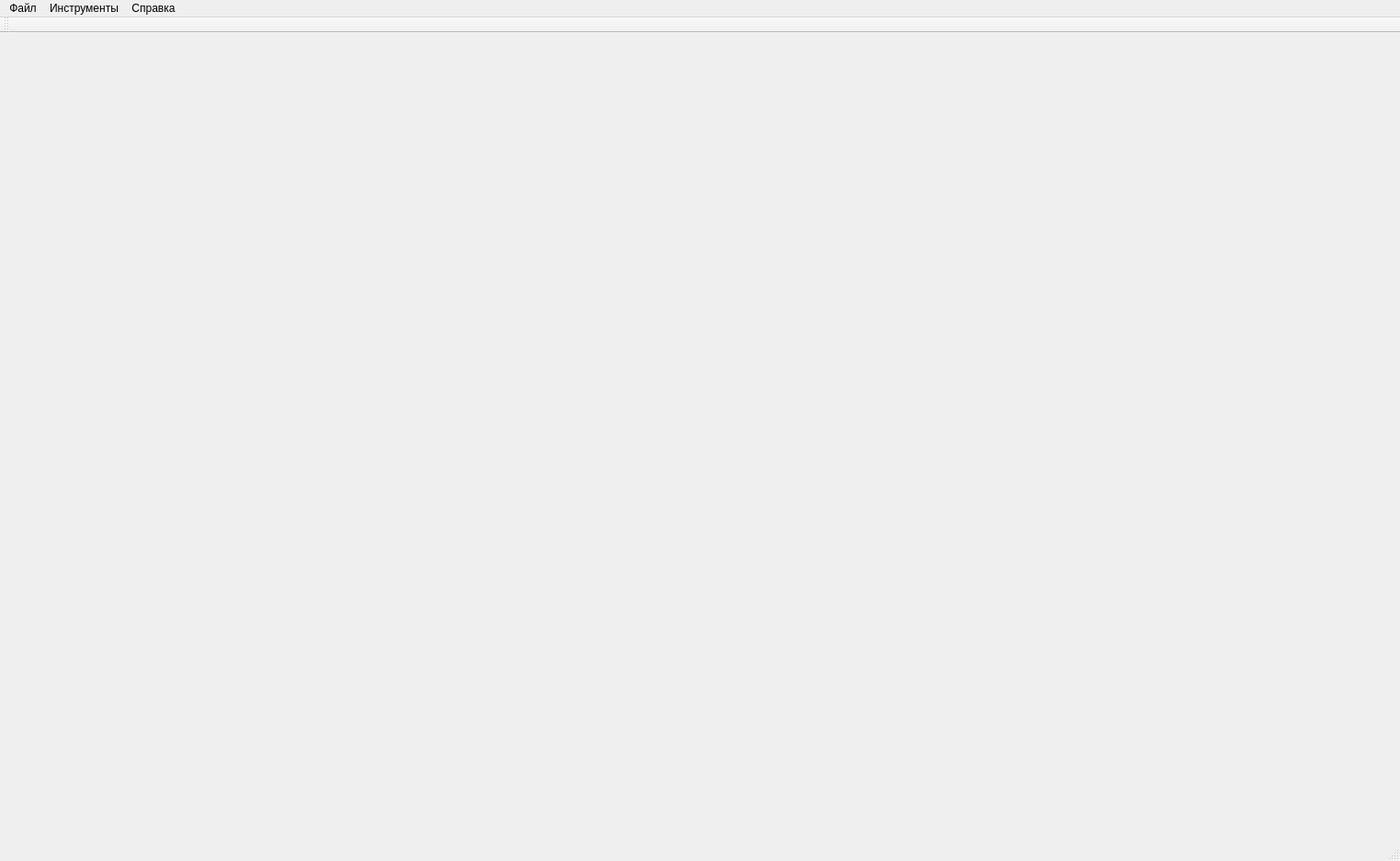
<?xml version="1.0" encoding="UTF-8"?>
<ui version="4.0">
 <class>MainWindow</class>
 <widget class="QMainWindow" name="MainWindow">
  <property name="geometry">
   <rect>
    <x>0</x>
    <y>0</y>
    <width>1523</width>
    <height>937</height>
   </rect>
  </property>
  <property name="windowTitle">
   <string>MainWindow</string>
  </property>
  <widget class="QWidget" name="centralWidget"/>
  <widget class="QMenuBar" name="menuBar">
   <property name="geometry">
    <rect>
     <x>0</x>
     <y>0</y>
     <width>1523</width>
     <height>25</height>
    </rect>
   </property>
   <widget class="QMenu" name="menu">
    <property name="title">
     <string>Файл</string>
    </property>
    <addaction name="open"/>
    <addaction name="save"/>
   </widget>
   <widget class="QMenu" name="menu_2">
    <property name="title">
     <string>Инструменты</string>
    </property>
    <addaction name="circle"/>
    <addaction name="squaer"/>
    <addaction name="division"/>
    <addaction name="filter"/>
   </widget>
   <widget class="QMenu" name="menu_3">
    <property name="title">
     <string>Справка</string>
    </property>
    <addaction name="action"/>
    <addaction name="action_2"/>
   </widget>
   <addaction name="menu"/>
   <addaction name="menu_2"/>
   <addaction name="menu_3"/>
  </widget>
  <widget class="QToolBar" name="mainToolBar">
   <attribute name="toolBarArea">
    <enum>TopToolBarArea</enum>
   </attribute>
   <attribute name="toolBarBreak">
    <bool>false</bool>
   </attribute>
  </widget>
  <widget class="QStatusBar" name="statusBar"/>
  <action name="open">
   <property name="text">
    <string>Открыть</string>
   </property>
   <property name="shortcut">
    <string>Ctrl+O</string>
   </property>
  </action>
  <action name="save">
   <property name="text">
    <string>Сохранить</string>
   </property>
   <property name="shortcut">
    <string>Ctrl+S</string>
   </property>
  </action>
  <action name="circle">
   <property name="text">
    <string>Круг</string>
   </property>
  </action>
  <action name="squaer">
   <property name="text">
    <string>Квадрат</string>
   </property>
  </action>
  <action name="division">
   <property name="text">
    <string>Разделение</string>
   </property>
  </action>
  <action name="filter">
   <property name="text">
    <string>Фильтр RGB</string>
   </property>
  </action>
  <action name="action">
   <property name="text">
    <string>Информация о файле</string>
   </property>
  </action>
  <action name="action_2">
   <property name="text">
    <string>О авторе</string>
   </property>
  </action>
 </widget>
 <layoutdefault spacing="6" margin="11"/>
 <resources/>
 <connections/>
</ui>
